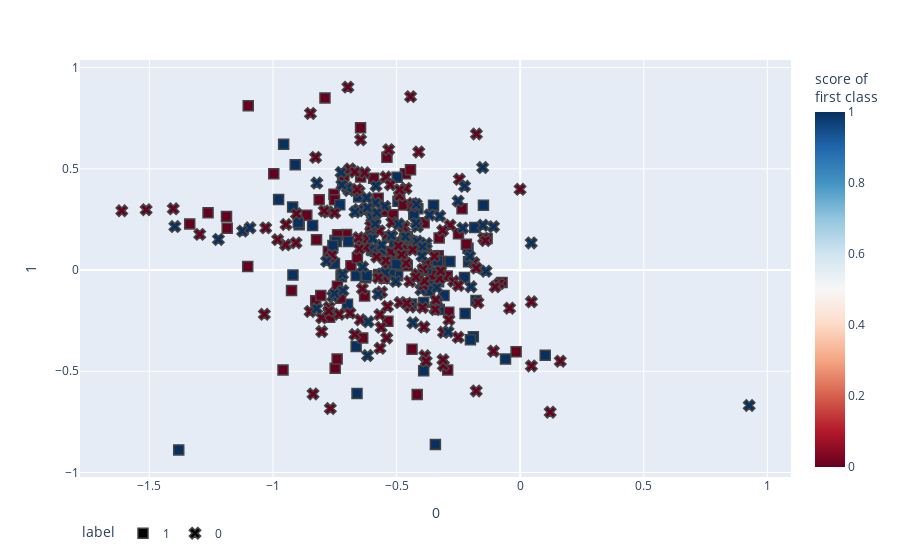

Write notebook code for a chart like this one.
### Code cell
#Confusiion Matrix 
cm = confusion_matrix(y_test, ypredict_test)
plt.figure(figsize=(8, 6))  # Adjust the figure size as per your preference
sns.heatmap(cm, annot=True, cmap='RdBu_r', fmt='d', annot_kws={"fontsize": 12})  # Set the font size for annotations
plt.title('Confusion Matrix on Test Data')
plt.xlabel('Predicted Labels')
plt.ylabel('True Labels')
plt.show()

    

fig = px.scatter(
X_test, x=0, y=1,
color=ypredict_test, color_continuous_scale='RdBu',
symbol=y_test, symbol_map={'0': 'square-dot', '1': 'circle-dot'},
labels={'symbol': 'label', 'color': 'score of <br>first class'})
fig.update_traces(marker_size=10, marker_line_width=1.5)
fig.update_layout(legend_orientation='h')
fig.show()

### Figure 1 — Plotly figure (JSON) as saved in the notebook; plotly's stock layout.template omitted (floating-point values rounded to 4 significant figures; data arrays with more than 128 entries replaced by an {"elided": "..."} marker saying what was removed)
{"data": [{"hovertemplate": "label=1<br>0=%{x}<br>1=%{y}<br>score of <br>first class=%{marker.color}<extra></extra>", "legendgroup": "1", "marker": {"color": {"elided": "143 int values"}, "coloraxis": "coloraxis", "line": {"width": 1.5}, "size": 10, "symbol": "square"}, "mode": "markers", "name": "1", "orientation": "v", "showlegend": true, "type": "scatter", "x": {"elided": "143 float values"}, "xaxis": "x", "y": {"elided": "143 float values"}, "yaxis": "y"}, {"hovertemplate": "label=0<br>0=%{x}<br>1=%{y}<br>score of <br>first class=%{marker.color}<extra></extra>", "legendgroup": "0", "marker": {"color": {"elided": "191 int values"}, "coloraxis": "coloraxis", "line": {"width": 1.5}, "size": 10, "symbol": "x"}, "mode": "markers", "name": "0", "orientation": "v", "showlegend": true, "type": "scatter", "x": {"elided": "191 float values"}, "xaxis": "x", "y": {"elided": "191 float values"}, "yaxis": "y"}], "layout": {"autosize": true, "coloraxis": {"colorbar": {"title": {"text": "score of <br>first class"}}, "colorscale": [[0, "rgb(103,0,31)"], [0.1, "rgb(178,24,43)"], [0.2, "rgb(214,96,77)"], [0.3, "rgb(244,165,130)"], [0.4, "rgb(253,219,199)"], [0.5, "rgb(247,247,247)"], [0.6, "rgb(209,229,240)"], [0.7, "rgb(146,197,222)"], [0.8, "rgb(67,147,195)"], [0.9, "rgb(33,102,172)"], [1, "rgb(5,48,97)"]]}, "legend": {"orientation": "h", "title": {"text": "label"}, "tracegroupgap": 0}, "margin": {"t": 60}, "xaxis": {"anchor": "y", "autorange": true, "domain": [0, 1], "range": [-1.78, 1.095], "title": {"text": "0"}, "type": "linear"}, "yaxis": {"anchor": "x", "autorange": true, "domain": [0, 1], "range": [-1.055, 1.07], "title": {"text": "1"}, "type": "linear"}}}
